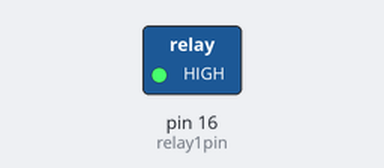
Bench run of a sketch on a simulated Arduino Uno, built with avr-gcc and run on an emulated ATmega328P. Parts: switched loads named in the sketch (green lamp = pin HIGH). Dashed ring = blinking.

Above: at 0.2 s.
Timing chart, 0 to 3.0 s (numbered marks = the images above):
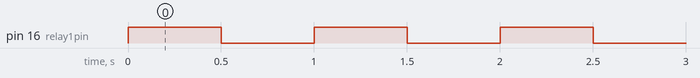

Measured:
- by itself, pin 16 (relay1pin): alternates HIGH for 0.50 s and LOW for 0.50 s

The sketch:

relais_1.ino
```cpp
const int relay1pin = 16;

void setup() {
  pinMode(relay1pin, OUTPUT);
}

void loop() {
  digitalWrite(relay1pin, HIGH);
  delay(500);
  digitalWrite(relay1pin, LOW);
  delay(500);
}
```
